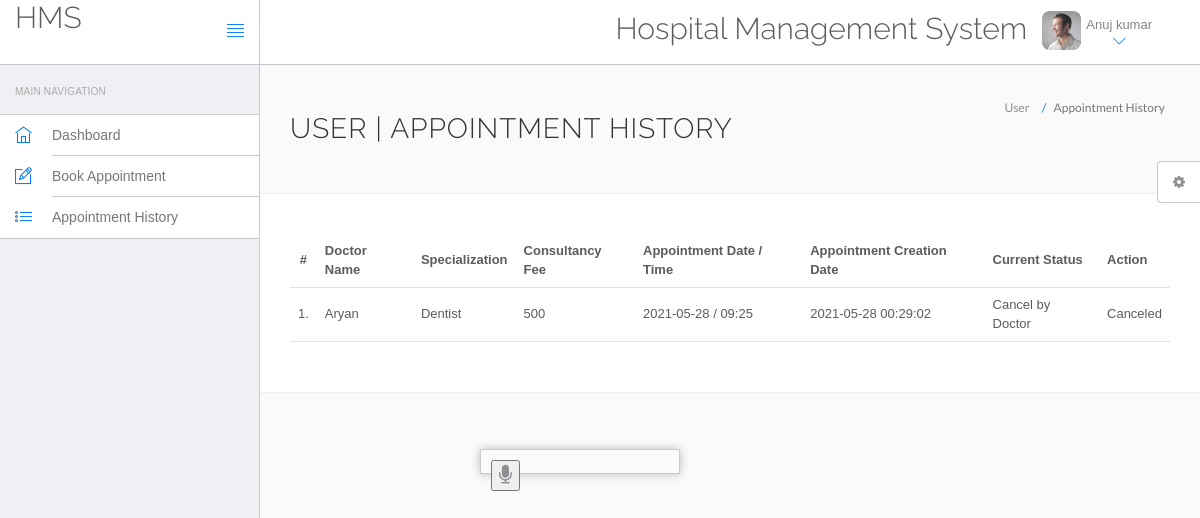
Screenshot of /hms/appointment-history.php (signed in) with the database file from the repository.
### tables this page shows
CREATE TABLE IF NOT EXISTS `users` (
  `id` int(11) NOT NULL,
  `fullName` varchar(255) NOT NULL,
  `address` longtext NOT NULL,
  `city` varchar(255) NOT NULL,
  `gender` varchar(255) NOT NULL,
  `email` varchar(255) NOT NULL,
  `password` varchar(255) NOT NULL,
  `regDate` timestamp NOT NULL DEFAULT CURRENT_TIMESTAMP,
  `updationDate` varchar(255) NOT NULL
);

CREATE TABLE IF NOT EXISTS `appointment` (
  `id` int(11) NOT NULL,
  `doctorSpecialization` varchar(255) NOT NULL,
  `doctorId` int(11) NOT NULL,
  `userId` int(11) NOT NULL,
  `consultancyFees` int(11) NOT NULL,
  `appointmentDate` varchar(255) NOT NULL,
  `appointmentTime` varchar(255) NOT NULL,
  `postingDate` timestamp NOT NULL DEFAULT CURRENT_TIMESTAMP,
  `userStatus` int(11) NOT NULL,
  `doctorStatus` int(11) NOT NULL,
  `updationDate` varchar(255) NOT NULL
);

CREATE TABLE IF NOT EXISTS `doctors` (
  `id` int(11) NOT NULL,
  `specilization` varchar(255) NOT NULL,
  `doctorName` varchar(255) NOT NULL,
  `address` longtext NOT NULL,
  `docFees` varchar(255) NOT NULL,
  `contactno` bigint(11) NOT NULL,
  `docEmail` varchar(255) NOT NULL,
  `password` varchar(255) NOT NULL,
  `creationDate` timestamp NOT NULL DEFAULT CURRENT_TIMESTAMP,
  `updationDate` varchar(255) NOT NULL
);

### hms/appointment-history.php (the view, shortened to what this page needs)
<?php
include('include/config.php');
?>
<!DOCTYPE html>
<html lang="en">
	<head>
		<link rel="stylesheet" href="vendor/bootstrap/css/bootstrap.min.css">
		<link rel="stylesheet" href="vendor/fontawesome/css/font-awesome.min.css">
		<link rel="stylesheet" href="vendor/themify-icons/themify-icons.min.css">
		<link href="vendor/animate.css/animate.min.css" rel="stylesheet" media="screen">
		<link href="vendor/perfect-scrollbar/perfect-scrollbar.min.css" rel="stylesheet" media="screen">
		<link href="vendor/switchery/switchery.min.css" rel="stylesheet" media="screen">
		<link href="vendor/bootstrap-touchspin/jquery.bootstrap-touchspin.min.css" rel="stylesheet" media="screen">
		<link href="vendor/select2/select2.min.css" rel="stylesheet" media="screen">
		<link href="vendor/bootstrap-datepicker/bootstrap-datepicker3.standalone.min.css" rel="stylesheet" media="screen">
		<link href="vendor/bootstrap-timepicker/bootstrap-timepicker.min.css" rel="stylesheet" media="screen">
		<link rel="stylesheet" href="assets/css/styles.css">
		<link rel="stylesheet" href="assets/css/plugins.css">
		<link rel="stylesheet" href="assets/css/themes/theme-1.css" id="skin_color" />
	</head>
	<body>
		<div id="app">
<?php include('include/sidebar.php');?>
			<div class="app-content">
					<?php include('include/header.php');?>
				<div class="main-content" >
					<div class="wrap-content container" id="container">
						<section id="page-title">
							<div class="row">
								<div class="col-sm-8">
									<h1 class="mainTitle">User  | Appointment History</h1>
																	</div>
								<ol class="breadcrumb">
									<li>
										<span>User </span>
									</li>
									<li class="active">
										<span>Appointment History</span>
									</li>
								</ol>
							</div>
						</section>
						<div class="container-fluid container-fullw bg-white">
									<div class="row">
								<div class="col-md-12">
									<table class="table table-hover" id="sample-table-1">
										<thead>
											<tr>
												<th class="center">#</th>
												<th class="hidden-xs">Doctor Name</th>
												<th>Specialization</th>
												<th>Consultancy Fee</th>
												<th>Appointment Date / Time </th>
												<th>Appointment Creation Date  </th>
												<th>Current Status</th>
												<th>Action</th>
											</tr>
										</thead>
										<tbody>
<?php
$sql=mysqli_query($bd, "select doctors.doctorName as docname,appointment.*  from appointment join doctors on doctors.id=appointment.doctorId where appointment.userId='".$_SESSION['id']."'");
$cnt=1;
while($row=mysqli_fetch_array($sql))
{
?>
											<tr>
												<td class="center"><?php echo $cnt;?>.</td>
												<td class="hidden-xs"><?php echo $row['docname'];?></td>
												<td><?php echo $row['doctorSpecialization'];?></td>
												<td><?php echo $row['consultancyFees'];?></td>
												<td><?php echo $row['appointmentDate'];?> / <?php echo
												 $row['appointmentTime'];?>
												</td>
												<td><?php echo $row['postingDate'];?></td>
												<td>
<?php if(($row['userStatus']==1) && ($row['doctorStatus']==1))
if(($row['userStatus']==1) && ($row['doctorStatus']==0))
{
	echo "Cancel by Doctor";
}
												?></td>
												<td >
												<div class="visible-md visible-lg hidden-sm hidden-xs">
							<?php if(($row['userStatus']==1) && ($row['doctorStatus']==1))
{ ?>
	<a href="appointment-history.php?id=<?php echo $row['id']?>&cancel=update" onClick="return confirm('Are you sure you want to cancel this appointment ?')"class="btn btn-transparent btn-xs tooltips" title="Cancel Appointment" tooltip-placement="top" tooltip="Remove">Cancel</a>
	<?php } else {
		echo "Canceled";
		} ?>
												</div>
												</td>
											</tr>
											<?php
$cnt=$cnt+1;
											 }?>
										</tbody>
									</table>
								</div>
							</div>
								</div>
					</div>
				</div>
			</div>
			<div id="result">
					<button onclick="startConverting();"><i class="fa fa-microphone"></i></button>
		</div>
	<?php include('include/setting.php');?>
		</div>
	</body>
</html>

### hms/include/header.php (shortened to what this page needs)
<header class="navbar navbar-default navbar-static-top">
					<div class="navbar-header">
						<a class="navbar-brand" href="#">
							<h2 style="padding-top:2% ">HMS</h2>
						</a>
						<a href="#" class="sidebar-toggler pull-right visible-md visible-lg" data-toggle-class="app-sidebar-closed" data-toggle-target="#app">
							<i class="ti-align-justify"></i>
						</a>
					</div>
					<div class="navbar-collapse collapse">
						<ul class="nav navbar-right">
								<li  style="padding-top:2% ">
								<h2>Hospital Management System</h2>
							</li>
							<li class="dropdown current-user">
								<a href class="dropdown-toggle" data-toggle="dropdown">
									<img src="assets/images/avatar-1.jpg" alt="Peter"> <span class="username">
									<?php $query=mysqli_query($bd,"select fullName from users where id='".$_SESSION['id']."'");
while($row=mysqli_fetch_array($query))
{
	echo $row['fullName'];
}
									?> <i class="ti-angle-down"></i></i></span>
								</a>
							</li>
						</ul>
					</div>
				</header>

### hms/assets/css/themes/theme-1.css (style rules this page uses)
body { background: #FAFAFA; }
header .navbar-header { background: #ffffff !important; border-right-color: #c8c7cc !important; border-bottom-color: #c8c7cc !important; }
header .navbar-header .sidebar-toggler, header .navbar-header .sidebar-mobile-toggler { color: #007aff !important; }
header .navbar-header .navbar-brand { color: #777 !important; }
header .navbar-collapse { background: #ffffff !important; border-bottom-color: #c8c7cc !important; box-shadow: none !important; }
header .navbar-collapse .navbar-right > li > a { color: #777; }
header .navbar-collapse .navbar-right > li > a i { color: #007aff !important; }

### hms/appointment-history.php (style rules this page uses)
#result { height: 25px; width: 200px; border: 1px solid #ccc; padding: 10px; box-shadow: 0 0 10px 0 #bbb; margin-left: 40%; font-size: 14px; line-height: 25px; }
button { font-size: 20px; position: absolute; float: left; }

### rows the page displays
users: fullName "Anuj kumar"
appointment: doctorId.doctorName "Aryan", doctorSpecialization "Dentist", consultancyFees "500", appointmentDate "2021-05-28", appointmentTime "09:25", postingDate "2021-05-28 00:29:02", userStatus "Cancel by Doctor"
